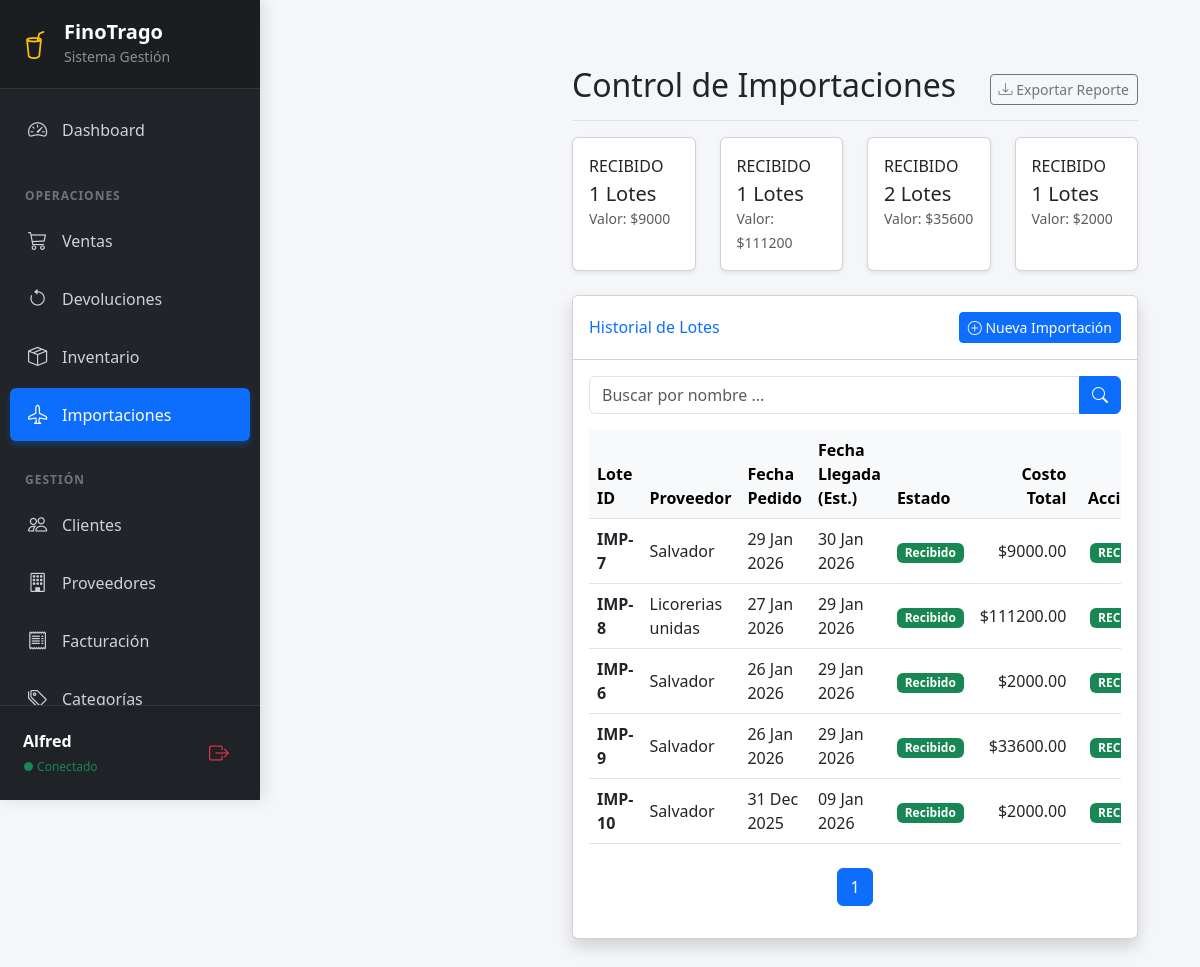
/importaciones/ (signed in), run on the app's committed database.
### dashboard/models.py (models this page shows, shortened)
class Importacion(models.Model): # Tabla Importaciones
    proveedor = models.ForeignKey(Proveedor, on_delete=models.CASCADE)
    fecha_pedido = models.DateField()
    fecha_llegada = models.DateField(blank=True, null=True)
    estado = models.CharField(max_length=20, default='PLANIFICADO')
    total = models.DecimalField(max_digits=12, decimal_places=2, default=0, validators=[MinValueValidator(0)])
    observacion = models.TextField(blank=True, null=True)
    stock_ingresado = models.BooleanField(default=False)
    @property
    def numero_lote(self): return f"IMP-{self.id}"
    @property
    def costo_total(self): return self.total
    class Meta:
        verbose_name_plural = "Importaciones"

class Proveedor(models.Model):
    nombre = models.CharField(max_length=100)
    tipo_proveedor = models.CharField(max_length=200, blank=True, null=True) # Según diagrama
    contacto = models.CharField(max_length=100, blank=True, null=True)
    telefono = models.CharField(max_length=20)
    email = models.EmailField(blank=True, null=True)
    direccion = models.CharField(max_length=200, blank=True, null=True)
    pais = models.CharField(max_length=50, blank=True, null=True) # Para dashboard "pais_origen"
    fecha_registro = models.DateTimeField(auto_now_add=True)
    class Meta:
        verbose_name_plural = "Proveedores"

### dashboard/decorators.py (the view)
        def wrapper(request, *args, **kwargs):
            perfil = getattr(request.user, 'perfil', None)
            if not perfil or not perfil.tiene_permiso(nombre_permiso):
                messages.error(request, "No tienes permisos para realizar esta acción.")
                return redirect('dashboard:principal')
            return view_func(request, *args, **kwargs)

### dashboard/models.py (called while the page is built)
    def tiene_permiso(self, permiso):
        if not self.rol:
            return False
        return self.rol.permisos.filter(nombre=permiso).exists()

### dashboard/views.py (called while the page is built)
@login_required
@permiso_requerido('modulo_importacion')
def dashboard_importaciones(request):
    search = request.GET.get ('search', '')
    importaciones = Importacion.objects.all().order_by('-fecha_pedido')
    lista_importaciones = Importacion.objects.all().order_by('-fecha_pedido')
    if search:
        importaciones = importaciones.filter(
            Q(proveedor__nombre__icontains=search) |
            Q(fecha_pedido__icontains=search)
        )
    paginacion = Paginator(importaciones, 10)
    numero_pagina = request.GET.get('page')
    importaciones = paginacion.get_page(numero_pagina)
    por_estado = lista_importaciones.values('estado').annotate(
        cantidad=Count('id'),
        total=Sum('total')
    )
    context = {
        'importaciones': importaciones,
        'por_estado': por_estado
    }
    return render(request, 'dashboard/importaciones.html', context)

### dashboard/templates/dashboard/importaciones.html (shortened to what this page needs)
{% extends "dashboard/base.html" %}
{% block content %}
<div class="contenido-ajustado">
    <div class="container-fluid pt-3">
        <div class="d-flex justify-content-between flex-wrap flex-md-nowrap align-items-center pb-2 mb-3 border-bottom">
            <h1 class="h2">Control de Importaciones</h1>
            <div class="btn-toolbar mb-2 mb-md-0">
                <button class="btn btn-sm btn-outline-secondary">
                    <i class="bi bi-download"></i> Exportar Reporte
                </button>
            </div>
        </div>
        <div class="row mb-4">
            {% for estado in por_estado %}
            <div class="col-md-3">
                <div class="card shadow-sm border-start-lg border-start-primary h-100">
                    <div class="card-body">
                        <div class="text-xs font-weight-bold text-uppercase mb-1">
                            {{ estado.estado }}
                        </div>
                        <div class="h5 mb-0 font-weight-bold text-gray-800">{{ estado.cantidad }} Lotes</div>
                        <small class="text-muted">Valor: ${{ estado.total|floatformat:0 }}</small>
                    </div>
                </div>
            </div>
            {% endfor %}
        </div>
        <div class="card shadow mb-4">
            <div class="card-header py-3 bg-white d-flex justify-content-between align-items-center">
                <h6 class="m-0 font-weight-bold text-primary">Historial de Lotes</h6>
                <a href="{% url 'dashboard:crear_importacion' %}" class="btn btn-sm btn-primary">
    <i class="bi bi-plus-circle"></i> Nueva Importación
</a>
            </div>
            <div class="card-body">
                <div class="table-responsive">
                    <form method="get" class="mb-3">
                        <div class="input-group">
                            <input
                                type="text"
                                name="search"
                                class="form-control"
                                placeholder="Buscar por nombre ..."
                                value="{{ search }}"
                            >
                            <button class="btn btn-primary" type="submit">
                                <i class="bi bi-search"></i>
                            </button>
                        </div>
                    </form>
                    <table class="table table-hover align-middle">
                        <thead class="table-light">
                            <tr>
                                <th>Lote ID</th>
                                <th>Proveedor</th>
                                <th>Fecha Pedido</th>
                                <th>Fecha Llegada (Est.)</th>
                                <th>Estado</th>
                                <th class="text-end">Costo Total</th>
                                <th class="text-center">Acciones</th>
                            </tr>
                        </thead>
                        <tbody>
                            {% for imp in importaciones %}
                            <tr>
                                <td>
                                    <span class="fw-bold text-dark">{{ imp.numero_lote }}</span>
                                </td>
                                <td>{{ imp.proveedor.nombre }}</td>
                                <td>{{ imp.fecha_pedido|date:"d M Y" }}</td>
                                <td>
                                    {% if imp.fecha_llegada %}
                                        {{ imp.fecha_llegada|date:"d M Y" }}
                                    {% else %}
                                        <span class="text-muted">Pendiente</span>
                                    {% endif %}
                                </td>
                                <td>
                                    {% if imp.estado == 'PLANIFICADO' %}
                                        <span class="badge bg-secondary">Planificado</span>
                                    {% elif imp.estado == 'EN_TRANSITO' %}
                                        <span class="badge bg-primary">En Tránsito</span>
                                    {% elif imp.estado == 'ADUANA' %}
                                        <span class="badge bg-warning text-dark">En Aduana</span>
                                    {% elif imp.estado == 'RECIBIDO' %}
                                        <span class="badge bg-success">Recibido</span>
                                    {% endif %}
                                </td>
                                <td class="text-end">${{ imp.costo_total|floatformat:2 }}</td>
                                <td class="text-center">
                                    <div class="btn-group" role="group">
                                        {% if imp.estado != "RECIBIDO" %}
                                        <a href="{% url 'dashboard:recibir_importacion' imp.id %}"
                                        class="btn btn-sm btn-success"
                                        title="Recibir productos"
                                        onclick="return confirm('¿Confirmar recepción de productos y actualización de stock?')">
                                            <i class="bi bi-box-arrow-in-down"></i>
                                        </a>
                                        {% else %}
                                        <span class="badge bg-success align-self-center ms-2">
                                            RECIBIDO
                                        </span>
                                        {% endif %}
                                    </div>
                                </td>
                            </tr>
                            {% endfor %}
                        </tbody>
                    </table>
                    <nav class="mt-4">
                        <ul class="pagination justify-content-center">
                            {% for num in importaciones.paginator.page_range %}
                                {% if importaciones.number == num %}
                                    <li class="page-item active">
                                        <span class="page-link">{{ num }}</span>
                                    </li>
                                {% endif %}
                            {% endfor %}
                        </ul>
                    </nav>
                </div>
            </div>
        </div>
    </div>
</div>
{% endblock %}

### dashboard/templates/dashboard/base.html (shortened to what this page needs)
{% load static %}
<!DOCTYPE html>
<html lang="es">
<head>
    <link href="https://cdn.jsdelivr.net/npm/bootstrap@5.3.0/dist/css/bootstrap.min.css" rel="stylesheet">
    <link rel="stylesheet" href="https://cdn.jsdelivr.net/npm/bootstrap-icons@1.11.0/font/bootstrap-icons.css">
</head>
<body>
    <nav class="sidebar" id="sidebar">
        <div class="sidebar-header d-flex align-items-center gap-3">
            <i class="bi bi-cup-straw text-warning fs-3"></i>
            <div>
                <h5 class="m-0 fw-bold">FinoTrago</h5>
                <small class="text-white-50">Sistema Gestión</small>
            </div>
        </div>
        <div class="sidebar-menu">
            <ul class="nav flex-column">
                <li class="nav-item">
                    <a href="{% url 'dashboard:principal' %}" class="nav-link {% if request.resolver_match.url_name == 'principal' %}active{% endif %}">
                        <i class="bi bi-speedometer2"></i> Dashboard
                    </a>
                </li>
                <div class="sidebar-heading">OPERACIONES</div>
                <li class="nav-item">
                    <a href="{% url 'dashboard:ventas' %}" class="nav-link {% if 'ventas' in request.path %}active{% endif %}">
                        <i class="bi bi-cart3"></i> Ventas
                    </a>
                </li>
                <li class="nav-item">
                    <a href="{% url 'dashboard:devoluciones' %}" class="nav-link {% if 'devoluciones' in request.path %}active{% endif %}">
                        <i class="bi bi-arrow-counterclockwise"></i> Devoluciones
                    </a>
                </li>
                <li class="nav-item">
                    <a href="{% url 'dashboard:inventario' %}" class="nav-link {% if 'inventario' in request.path %}active{% endif %}">
                        <i class="bi bi-box-seam"></i> Inventario
                    </a>
                </li>
                <li class="nav-item">
                    <a href="{% url 'dashboard:importaciones' %}" class="nav-link {% if 'importaciones' in request.path %}active{% endif %}">
                        <i class="bi bi-airplane"></i> Importaciones
                    </a>
                </li>
                <div class="sidebar-heading">GESTIÓN</div>
                <li class="nav-item">
                    <a href="{% url 'dashboard:clientes' %}" class="nav-link {% if 'clientes' in request.path %}active{% endif %}">
                        <i class="bi bi-people"></i> Clientes
                    </a>
                </li>
                <li class="nav-item">
                    <a href="{% url 'dashboard:proveedores' %}" class="nav-link {% if 'proveedores' in request.path %}active{% endif %}">
                        <i class="bi bi-building"></i> Proveedores
                    </a>
                </li>
                <li class="nav-item">
                    <a href="{% url 'dashboard:facturacion' %}" class="nav-link {% if 'factura' in request.path %}active{% endif %}">
                        <i class="bi bi-receipt"></i> Facturación
                    </a>
                </li>
                <li class="nav-item">
                    <a href="{% url 'dashboard:categorias' %}" class="nav-link {% if 'categorias' in request.path %}active{% endif %}">
                        <i class="bi bi-tags"></i> Categorías
                    </a>
                </li>
            </ul>
        </div>
        <div class="sidebar-footer">
            <div class="d-flex align-items-center p-2 rounded bg-dark bg-opacity-50">
                <div class="flex-grow-1 overflow-hidden">
                    <div class="fw-bold text-truncate">{{ request.user.username|title }}</div>
                    <small class="text-success" style="font-size: 0.75rem;">● Conectado</small>
                </div>
                <form method="post" action="{% url 'dashboard:logout' %}" class="m-0">
                    <button type="submit" class="btn btn-sm btn-outline-danger border-0" title="Salir">
                        <i class="bi bi-box-arrow-right fs-5"></i>
                    </button>
                </form>
            </div>
        </div>
    </nav>
    <div class="main-wrapper">
        <div class="content-container">
            {% block content %}
            {% endblock %}
        </div>
    </div>
</body>
</html>

### dashboard/templates/dashboard/base.html (style rules this page uses)
body { background-color: #f4f6f9; min-height: 100vh; font-family: 'Segoe UI', system-ui, -apple-system, sans-serif; overflow-x: hidden; }
.sidebar { width: 260px; height: 100vh; position: fixed; top: 0; left: 0; background: #212529; color: #fff; z-index: 1050; display: flex; flex-direction: column; transition: left 0.3s ease; box-shadow: 4px 0 15px rgba(0,0,0,0.1); }
.sidebar-header { padding: 20px; background-color: rgba(0,0,0,0.2); border-bottom: 1px solid rgba(255,255,255,0.1); }
.sidebar-menu { padding: 15px 10px; overflow-y: auto; flex-grow: 1; }
.nav-link { color: #cfd2d6; padding: 12px 15px; border-radius: 6px; margin-bottom: 5px; display: flex; align-items: center; text-decoration: none; font-weight: 500; transition: all 0.2s; }
.nav-link.active { background-color: #0d6efd; color: #fff; box-shadow: 0 4px 6px rgba(13,110,253,0.3); }
.nav-link i { margin-right: 12px; font-size: 1.2rem; width: 25px; text-align: center; }
.sidebar-heading { font-size: 0.75rem; text-transform: uppercase; letter-spacing: 1px; color: #6c757d; font-weight: 700; margin: 25px 0 10px 15px; }
.sidebar-footer { padding: 15px; border-top: 1px solid rgba(255,255,255,0.1); background-color: rgba(0,0,0,0.1); }
.main-wrapper { margin-left: 260px; width: calc(100% - 260px); min-height: 100vh; transition: margin-left 0.3s ease, width 0.3s ease; display: flex; flex-direction: column; }
.content-container { padding: 30px; flex-grow: 1; }

### dashboard/templates/dashboard/importaciones.html (style rules this page uses)
.contenido-ajustado { margin-left: 250px; padding: 20px; width: calc(100% - 250px); }

### data on the page
Importacion: estado "RECIBIDO", cantidad "1", total "9000", numero_lote "IMP-7", proveedor.nombre "Salvador", fecha_pedido "29 Jan 2026", fecha_llegada "30 Jan 2026", shows "Recibido", costo_total "9000.00"
Importacion: estado "RECIBIDO", cantidad "1", total "111200", numero_lote "IMP-8", proveedor.nombre "Licorerias unidas", fecha_pedido "27 Jan 2026", fecha_llegada "29 Jan 2026", shows "Recibido", costo_total "111200.00"
Importacion: numero_lote "IMP-6", proveedor.nombre "Salvador", fecha_pedido "26 Jan 2026", fecha_llegada "29 Jan 2026", estado "Recibido", costo_total "2000.00"
Importacion: numero_lote "IMP-9", proveedor.nombre "Salvador", fecha_pedido "26 Jan 2026", fecha_llegada "29 Jan 2026", estado "Recibido", costo_total "33600.00"
Importacion: numero_lote "IMP-10", proveedor.nombre "Salvador", fecha_pedido "31 Dec 2025", fecha_llegada "09 Jan 2026", estado "Recibido", costo_total "2000.00"

### other printed values
{{ request.user.username|title }} "Alfred"
{{ estado.estado }} "RECIBIDO" "RECIBIDO"
{{ estado.cantidad }} "2" "1"
{{ estado.total|floatformat:0 }} "35600" "2000"
{{ num }} "1"
